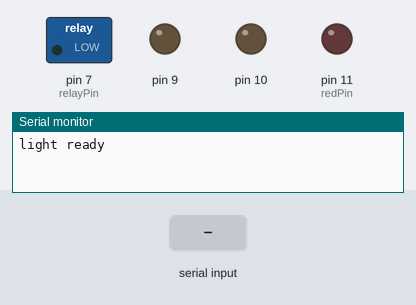
This sketch was run on a simulated Arduino Uno, built with avr-gcc and run on an emulated ATmega328P. Shown: switched loads named in the sketch (green lamp = pin HIGH), output pins drawn as LEDs (lit = HIGH), the last lines printed to the serial monitor. Inputs (shaded band) come from the test bench.

Above: at 1.2 s.
1.3 s: "2" received over Serial
At 2.1 s:
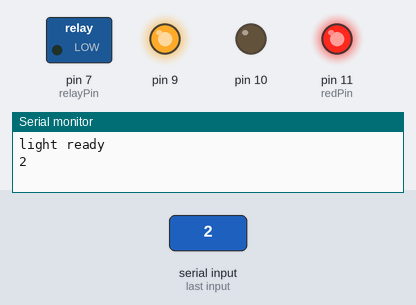
2.8 s: "3" received over Serial
At 3.3 s:
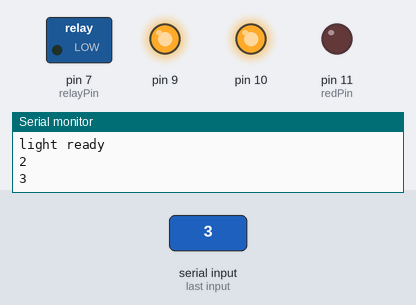
4.3 s: "1" received over Serial
At 5.6 s:
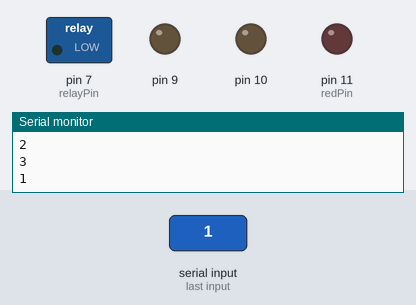
Timing chart, 0 to 7.3 s (numbered marks = the images above; inputs shaded):
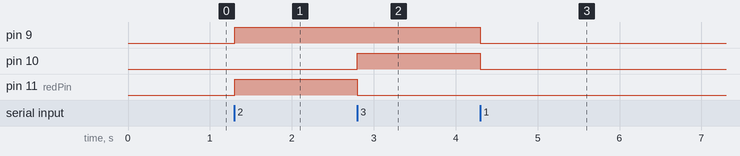

Measured:
- after the input at 1.3 s, pin 9, pin 11 (redPin): LOW → HIGH at once
- after the input at 2.8 s, pin 10: LOW → HIGH at once; pin 11 (redPin): HIGH → LOW at once
- after the input at 4.3 s, pin 9, pin 10: HIGH → LOW at once

The sketch:

light_bluetooth.ino
```cpp
int val; //0-9
int type;
int isOpen = 0;
const int redPin = 11;
const int relayPin =7; //the "s" of relay module attach to
void setup() {

// sets the redPin to be an output
pinMode(9, OUTPUT);
pinMode(10, OUTPUT);
pinMode(11, OUTPUT);
pinMode(relayPin, OUTPUT);
// pinMode(0, INPUT);
// pinMode(1, OUTPUT);

  // put your setup code here, to run once:
 Serial.begin(9600);//连接到串行端口，波特率为9600
 Serial.println("light ready" ) ;
}

void loop() {
  // put your main code here, to run repeatedly:
 type=Serial.read();//读取蓝牙端口的值
 val=type;
if(val=='1' )
  {

  Serial.print(1);
  Serial.println();
  digitalWrite(9, LOW);
  digitalWrite(11, LOW);
  digitalWrite(10, LOW);

  }

  if(val=='2' )
  {

  Serial.print(2);
  Serial.println();
  digitalWrite(9, HIGH);
  digitalWrite(11, HIGH);
  digitalWrite(10, LOW);

  }

  if(val=='3' )
  {
  Serial.print(3);
  Serial.println();
   digitalWrite(9, HIGH);
   digitalWrite(10, HIGH);
   digitalWrite(11, LOW);
  }


}
```
